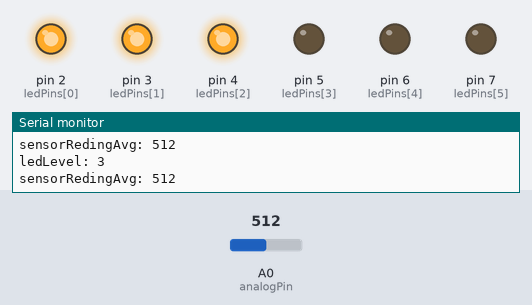
Recording of a sketch running on a simulated Arduino Uno, built with avr-gcc and run on an emulated ATmega328P. On the bench: output pins drawn as LEDs (lit = HIGH), the last lines printed to the serial monitor. The test bench sets the inputs (shaded band); at power-on: A0 (analogPin) = 512.

Above: at 1.2 s.
1.3 s: A0 (analogPin) set to 449
4.3 s: A0 (analogPin) set to 421
At 4.9 s:
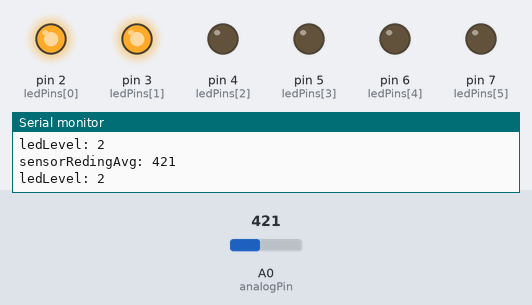
5.8 s: A0 (analogPin) set to 1023
At 7.0 s:
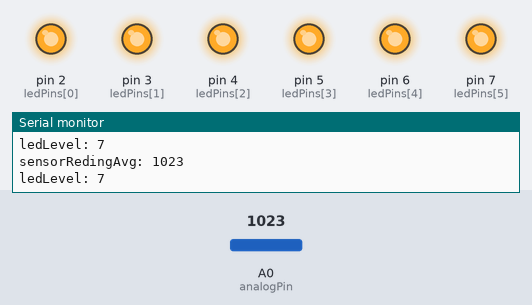
7.3 s: A0 (analogPin) set to 889
10.3 s: A0 (analogPin) set to 864
At 11.1 s:
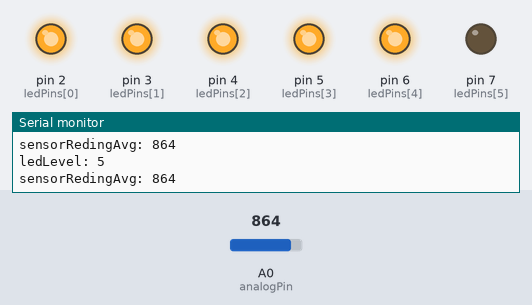
11.8 s: A0 (analogPin) set to 900
At 13.2 s:
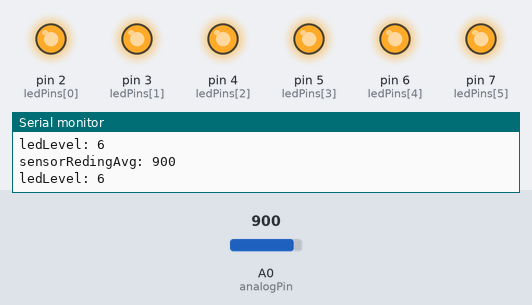
Timing chart, 0 to 14.8 s (numbered marks = the images above; inputs shaded):
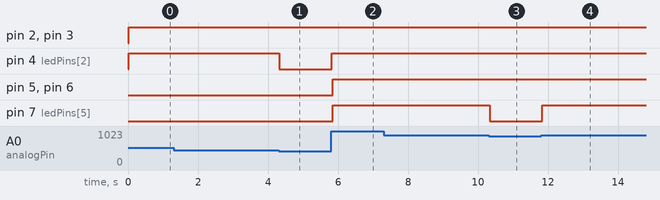

The sketch:

KenBarGraph.ino
```cpp
//Author: Toby Cotter
//Description:  This code lights up the leds banks as a pot turns
//
//Pot pin2:  Middle connected to A0
//Pot pin3:  Connected to +5v
//Pot pin1:  Connected to gnd


int ledPins[] = {2,3,4,5,6,7};  //pin number leds are attached to
int ledCount = 6;
int sensorReading[5];
int sensorReadingAvg;
const int analogPin = A0;

void setup() {
  Serial.begin(9600);
  Serial.println("Starting Test...");

  for(int thisLed = 0; thisLed < ledCount; thisLed++){
    pinMode(ledPins[thisLed], OUTPUT);
  }
}//End Setup


void loop() {

  //delay(50);
  //int sensorReading2 = analogRead(analogPin);
  //Get average sensor reading
  sensorReadingAvg = 0;
  for(int i = 0; i < 5; i++){
    //Read Pot
    sensorReading[i] = analogRead(analogPin);
    sensorReadingAvg = sensorReadingAvg + sensorReading[i];
    delay(5);
  }
  //Average pot reading
  sensorReadingAvg = sensorReadingAvg / 5;

  //Map result 0-7 (7 is never used but when the reading is 1023 we have 7)
  int ledLevel = map(sensorReadingAvg, 0, 1023, 0, (ledCount+1));
  Serial.print("sensorRedingAvg: ");
  Serial.println(sensorReadingAvg);
  Serial.print("ledLevel: ");
  Serial.println(ledLevel);

  //loop over led array
  for(int thisLed = 0; thisLed < 6; thisLed++){
    if(thisLed < ledLevel){
      digitalWrite(ledPins[thisLed], HIGH);
    }else{
      digitalWrite(ledPins[thisLed], LOW);
    }
  }//End for
}//End loop
```

Measured:
- the behaviour switches between 439 and 438 on A0 (analogPin) (found by bisection; images 0 and 1)
- the behaviour switches between 877 and 876 on A0 (analogPin) (found by bisection; images 2 and 3)
- after the input at 4.3 s, pin 4 (ledPins[2]): HIGH → LOW at once
- after the input at 5.8 s, pin 4 (ledPins[2]): LOW → HIGH at once; pin 5 (ledPins[3]), pin 6 (ledPins[4]), pin 7 (ledPins[5]): LOW → HIGH after 0.06 s
- after the input at 10.3 s, pin 7 (ledPins[5]): HIGH → LOW at once
- after the input at 11.8 s, pin 7 (ledPins[5]): LOW → HIGH at once
